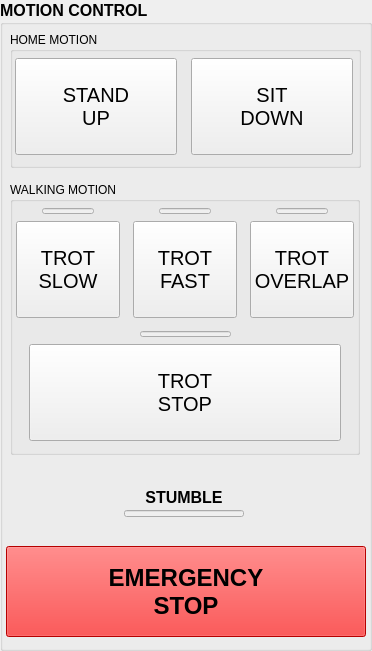
   <widget class="QGroupBox" name="GB_CONTROL_BT">
    <property name="geometry">
     <rect>
      <x>10</x>
      <y>100</y>
      <width>372</width>
      <height>651</height>
     </rect>
    </property>
    <property name="font">
     <font>
      <pointsize>12</pointsize>
      <weight>75</weight>
      <italic>false</italic>
      <bold>true</bold>
     </font>
    </property>
    <property name="title">
     <string>MOTION CONTROL</string>
    </property>
    <widget class="QGroupBox" name="GB_HOME_MOTION">
     <property name="geometry">
      <rect>
       <x>10</x>
       <y>32</y>
       <width>351</width>
       <height>136</height>
      </rect>
     </property>
     <property name="font">
      <font>
       <pointsize>9</pointsize>
       <weight>50</weight>
       <italic>false</italic>
       <bold>false</bold>
       <underline>false</underline>
      </font>
     </property>
     <property name="title">
      <string>HOME MOTION</string>
     </property>
     <widget class="QPushButton" name="BT_SIT_DOWN">
      <property name="geometry">
       <rect>
        <x>181</x>
        <y>26</y>
        <width>162</width>
        <height>97</height>
       </rect>
      </property>
      <property name="font">
       <font>
        <pointsize>15</pointsize>
        <weight>50</weight>
        <italic>false</italic>
        <bold>false</bold>
        <underline>false</underline>
       </font>
      </property>
      <property name="text">
       <string>SIT
DOWN</string>
      </property>
     </widget>
     <widget class="QPushButton" name="BT_STAND_UP">
      <property name="geometry">
       <rect>
        <x>5</x>
        <y>26</y>
        <width>162</width>
        <height>97</height>
       </rect>
      </property>
      <property name="font">
       <font>
        <pointsize>15</pointsize>
        <weight>50</weight>
        <italic>false</italic>
        <bold>false</bold>
        <underline>false</underline>
       </font>
      </property>
      <property name="text">
       <string>STAND
UP</string>
      </property>
     </widget>
    </widget>
    <widget class="QGroupBox" name="GB_TROT_MODE">
     <property name="geometry">
      <rect>
       <x>10</x>
       <y>182</y>
       <width>350</width>
       <height>273</height>
      </rect>
     </property>
     <property name="font">
      <font>
       <pointsize>9</pointsize>
       <weight>50</weight>
       <italic>false</italic>
       <bold>false</bold>
       <underline>false</underline>
      </font>
     </property>
     <property name="title">
      <string>WALKING MOTION</string>
     </property>
     <widget class="QLineEdit" name="LE_TROT_OVERLAP">
      <property name="enabled">
       <bool>false</bool>
      </property>
      <property name="geometry">
       <rect>
        <x>266</x>
        <y>26</y>
        <width>52</width>
        <height>6</height>
       </rect>
      </property>
      <property name="mouseTracking">
       <bool>false</bool>
      </property>
      <property name="text">
       <string notr="true"/>
      </property>
     </widget>
     <widget class="QPushButton" name="BT_TROT_SLOW">
      <property name="geometry">
       <rect>
        <x>6</x>
        <y>39</y>
        <width>104</width>
        <height>97</height>
       </rect>
      </property>
      <property name="sizePolicy">
       <sizepolicy hsizetype="Minimum" vsizetype="Minimum">
        <horstretch>0</horstretch>
        <verstretch>0</verstretch>
       </sizepolicy>
      </property>
      <property name="font">
       <font>
        <pointsize>15</pointsize>
        <weight>50</weight>
        <italic>false</italic>
        <bold>false</bold>
        <underline>false</underline>
       </font>
      </property>
      <property name="text">
       <string>TROT
SLOW</string>
      </property>
     </widget>
     <widget class="QLineEdit" name="LE_TROT_FAST">
      <property name="enabled">
       <bool>false</bool>
      </property>
      <property name="geometry">
       <rect>
        <x>149</x>
        <y>26</y>
        <width>52</width>
        <height>6</height>
       </rect>
      </property>
      <property name="mouseTracking">
       <bool>false</bool>
      </property>
      <property name="text">
       <string/>
      </property>
     </widget>
     <widget class="QLineEdit" name="LE_TROT_SLOW">
      <property name="enabled">
       <bool>false</bool>
      </property>
      <property name="geometry">
       <rect>
        <x>32</x>
        <y>26</y>
        <width>52</width>
        <height>6</height>
       </rect>
      </property>
      <property name="mouseTracking">
       <bool>false</bool>
      </property>
      <property name="text">
       <string/>
      </property>
     </widget>
     <widget class="QPushButton" name="BT_TROT_FAST">
      <property name="geometry">
       <rect>
        <x>123</x>
        <y>39</y>
        <width>104</width>
        <height>97</height>
       </rect>
      </property>
      <property name="sizePolicy">
       <sizepolicy hsizetype="Minimum" vsizetype="Minimum">
        <horstretch>0</horstretch>
        <verstretch>0</verstretch>
       </sizepolicy>
      </property>
      <property name="font">
       <font>
        <pointsize>15</pointsize>
        <weight>50</weight>
        <italic>false</italic>
        <bold>false</bold>
        <underline>false</underline>
       </font>
      </property>
      <property name="text">
       <string>TROT
FAST</string>
      </property>
     </widget>
     <widget class="QPushButton" name="BT_TROT_OVERLAP">
      <property name="geometry">
       <rect>
        <x>240</x>
        <y>39</y>
        <width>104</width>
        <height>97</height>
       </rect>
      </property>
      <property name="sizePolicy">
       <sizepolicy hsizetype="Minimum" vsizetype="Minimum">
        <horstretch>0</horstretch>
        <verstretch>0</verstretch>
       </sizepolicy>
      </property>
      <property name="font">
       <font>
        <pointsize>15</pointsize>
        <weight>50</weight>
        <italic>false</italic>
        <bold>false</bold>
        <underline>false</underline>
       </font>
      </property>
      <property name="text">
       <string>TROT
OVERLAP</string>
      </property>
     </widget>
     <widget class="QPushButton" name="BT_TROT_STOP">
      <property name="geometry">
       <rect>
        <x>19</x>
        <y>162</y>
        <width>312</width>
        <height>97</height>
       </rect>
      </property>
      <property name="font">
       <font>
        <pointsize>15</pointsize>
        <weight>50</weight>
        <italic>false</italic>
        <bold>false</bold>
        <underline>false</underline>
        <strikeout>false</strikeout>
       </font>
      </property>
      <property name="text">
       <string>TROT
STOP</string>
      </property>
     </widget>
     <widget class="QLineEdit" name="LE_TROT_STOP">
      <property name="enabled">
       <bool>false</bool>
      </property>
      <property name="geometry">
       <rect>
        <x>130</x>
        <y>149</y>
        <width>91</width>
        <height>6</height>
       </rect>
      </property>
      <property name="mouseTracking">
       <bool>false</bool>
      </property>
      <property name="text">
       <string/>
      </property>
     </widget>
    </widget>
    <widget class="QPushButton" name="BT_E_STOP">
     <property name="geometry">
      <rect>
       <x>6</x>
       <y>546</y>
       <width>360</width>
       <height>91</height>
      </rect>
     </property>
     <property name="palette">
      <palette>
       <active>
        <colorrole role="WindowText">
         <brush brushstyle="SolidPattern">
          <color alpha="255">
           <red>0</red>
           <green>0</green>
           <blue>0</blue>
          </color>
         </brush>
        </colorrole>
        <colorrole role="Button">
         <brush brushstyle="SolidPattern">
          <color alpha="255">
           <red>255</red>
           <green>0</green>
           <blue>0</blue>
          </color>
         </brush>
        </colorrole>
        <colorrole role="Light">
         <brush brushstyle="SolidPattern">
          <color alpha="255">
           <red>255</red>
           <green>127</green>
           <blue>127</blue>
          </color>
         </brush>
        </colorrole>
        <colorrole role="Midlight">
         <brush brushstyle="SolidPattern">
          <color alpha="255">
           <red>255</red>
           <green>63</green>
           <blue>63</blue>
          </color>
         </brush>
        </colorrole>
        <colorrole role="Dark">
         <brush brushstyle="SolidPattern">
          <color alpha="255">
           <red>127</red>
           <green>0</green>
           <blue>0</blue>
          </color>
         </brush>
        </colorrole>
        <colorrole role="Mid">
         <brush brushstyle="SolidPattern">
          <color alpha="255">
           <red>170</red>
           <green>0</green>
           <blue>0</blue>
          </color>
         </brush>
        </colorrole>
        <colorrole role="Text">
         <brush brushstyle="SolidPattern">
          <color alpha="255">
           <red>0</red>
           <green>0</green>
           <blue>0</blue>
          </color>
         </brush>
        </colorrole>
        <colorrole role="ButtonText">
         <brush brushstyle="SolidPattern">
          <color alpha="255">
           <red>0</red>
           <green>0</green>
           <blue>0</blue>
          </color>
         </brush>
        </colorrole>
        <colorrole role="Base">
         <brush brushstyle="SolidPattern">
          <color alpha="255">
           <red>255</red>
           <green>255</green>
           <blue>255</blue>
          </color>
         </brush>
        </colorrole>
        <colorrole role="Window">
         <brush brushstyle="SolidPattern">
          <color alpha="255">
           <red>255</red>
           <green>0</green>
           <blue>0</blue>
          </color>
         </brush>
        </colorrole>
        <colorrole role="Shadow">
         <brush brushstyle="SolidPattern">
          <color alpha="255">
           <red>0</red>
           <green>0</green>
           <blue>0</blue>
          </color>
         </brush>
        </colorrole>
        <colorrole role="Highlight">
         <brush brushstyle="SolidPattern">
          <color alpha="255">
           <red>165</red>
           <green>205</green>
           <blue>255</blue>
          </color>
         </brush>
        </colorrole>
        <colorrole role="HighlightedText">
         <brush brushstyle="SolidPattern">
          <color alpha="255">
           <red>0</red>
           <green>0</green>
           <blue>0</blue>
          </color>
         </brush>
        </colorrole>
        <colorrole role="Link">
         <brush brushstyle="SolidPattern">
          <color alpha="255">
           <red>9</red>
           <green>79</green>
           <blue>209</blue>
          </color>
         </brush>
        </colorrole>
        <colorrole role="PlaceholderText">
         <brush brushstyle="SolidPattern">
          <color alpha="128">
           <red>0</red>
           <green>0</green>
           <blue>0</blue>
          </color>
         </brush>
        </colorrole>
       </active>
       <inactive>
        <colorrole role="WindowText">
         <brush brushstyle="SolidPattern">
          <color alpha="255">
           <red>0</red>
           <green>0</green>
           <blue>0</blue>
          </color>
         </brush>
        </colorrole>
        <colorrole role="Button">
         <brush brushstyle="SolidPattern">
          <color alpha="255">
           <red>255</red>
           <green>0</green>
           <blue>0</blue>
          </color>
         </brush>
        </colorrole>
        <colorrole role="Light">
         <brush brushstyle="SolidPattern">
          <color alpha="255">
           <red>255</red>
           <green>127</green>
           <blue>127</blue>
          </color>
         </brush>
        </colorrole>
        <colorrole role="Midlight">
         <brush brushstyle="SolidPattern">
          <color alpha="255">
           <red>255</red>
           <green>63</green>
           <blue>63</blue>
          </color>
         </brush>
        </colorrole>
        <colorrole role="Dark">
         <brush brushstyle="SolidPattern">
          <color alpha="255">
           <red>127</red>
           <green>0</green>
           <blue>0</blue>
          </color>
         </brush>
        </colorrole>
        <colorrole role="Mid">
         <brush brushstyle="SolidPattern">
          <color alpha="255">
           <red>170</red>
           <green>0</green>
           <blue>0</blue>
          </color>
         </brush>
        </colorrole>
        <colorrole role="Text">
         <brush brushstyle="SolidPattern">
          <color alpha="255">
           <red>0</red>
           <green>0</green>
           <blue>0</blue>
          </color>
         </brush>
        </colorrole>
        <colorrole role="ButtonText">
         <brush brushstyle="SolidPattern">
          <color alpha="255">
           <red>0</red>
           <green>0</green>
           <blue>0</blue>
          </color>
         </brush>
        </colorrole>
        <colorrole role="Base">
         <brush brushstyle="SolidPattern">
          <color alpha="255">
           <red>255</red>
           <green>255</green>
           <blue>255</blue>
          </color>
         </brush>
        </colorrole>
        <colorrole role="Window">
         <brush brushstyle="SolidPattern">
          <color alpha="255">
           <red>255</red>
           <green>0</green>
           <blue>0</blue>
          </color>
         </brush>
        </colorrole>
        <colorrole role="Shadow">
         <brush brushstyle="SolidPattern">
          <color alpha="255">
           <red>0</red>
           <green>0</green>
           <blue>0</blue>
          </color>
         </brush>
        </colorrole>
        <colorrole role="Highlight">
         <brush brushstyle="SolidPattern">
          <color alpha="255">
           <red>165</red>
           <green>205</green>
           <blue>255</blue>
          </color>
         </brush>
        </colorrole>
        <colorrole role="HighlightedText">
         <brush brushstyle="SolidPattern">
          <color alpha="255">
           <red>0</red>
           <green>0</green>
           <blue>0</blue>
          </color>
         </brush>
        </colorrole>
        <colorrole role="Link">
         <brush brushstyle="SolidPattern">
          <color alpha="255">
           <red>9</red>
           <green>79</green>
           <blue>209</blue>
          </color>
         </brush>
        </colorrole>
        <colorrole role="PlaceholderText">
         <brush brushstyle="SolidPattern">
          <color alpha="128">
           <red>0</red>
           <green>0</green>
           <blue>0</blue>
          </color>
         </brush>
        </colorrole>
       </inactive>
       <disabled>
        <colorrole role="WindowText">
         <brush brushstyle="SolidPattern">
          <color alpha="255">
           <red>127</red>
           <green>0</green>
           <blue>0</blue>
          </color>
         </brush>
        </colorrole>
        <colorrole role="Button">
         <brush brushstyle="SolidPattern">
          <color alpha="255">
           <red>255</red>
           <green>0</green>
           <blue>0</blue>
          </color>
         </brush>
        </colorrole>
        <colorrole role="Light">
         <brush brushstyle="SolidPattern">
          <color alpha="255">
           <red>255</red>
           <green>127</green>
           <blue>127</blue>
          </color>
         </brush>
        </colorrole>
        <colorrole role="Midlight">
         <brush brushstyle="SolidPattern">
          <color alpha="255">
           <red>255</red>
           <green>63</green>
           <blue>63</blue>
          </color>
         </brush>
        </colorrole>
        <colorrole role="Dark">
         <brush brushstyle="SolidPattern">
          <color alpha="255">
           <red>127</red>
           <green>0</green>
           <blue>0</blue>
          </color>
         </brush>
        </colorrole>
        <colorrole role="Mid">
         <brush brushstyle="SolidPattern">
          <color alpha="255">
           <red>170</red>
           <green>0</green>
           <blue>0</blue>
          </color>
         </brush>
        </colorrole>
        <colorrole role="Text">
         <brush brushstyle="SolidPattern">
          <color alpha="255">
           <red>127</red>
           <green>0</green>
           <blue>0</blue>
          </color>
         </brush>
        </colorrole>
        <colorrole role="ButtonText">
         <brush brushstyle="SolidPattern">
          <color alpha="255">
           <red>127</red>
           <green>0</green>
           <blue>0</blue>
          </color>
         </brush>
        </colorrole>
        <colorrole role="Base">
         <brush brushstyle="SolidPattern">
          <color alpha="255">
           <red>255</red>
           <green>0</green>
           <blue>0</blue>
          </color>
         </brush>
        </colorrole>
        <colorrole role="Window">
         <brush brushstyle="SolidPattern">
          <color alpha="255">
           <red>255</red>
           <green>0</green>
           <blue>0</blue>
          </color>
         </brush>
        </colorrole>
        <colorrole role="Shadow">
         <brush brushstyle="SolidPattern">
          <color alpha="255">
           <red>0</red>
           <green>0</green>
           <blue>0</blue>
          </color>
         </brush>
        </colorrole>
        <colorrole role="Highlight">
         <brush brushstyle="SolidPattern">
          <color alpha="255">
           <red>145</red>
           <green>145</green>
           <blue>145</blue>
          </color>
         </brush>
        </colorrole>
        <colorrole role="HighlightedText">
         <brush brushstyle="SolidPattern">
          <color alpha="255">
           <red>0</red>
           <green>0</green>
           <blue>0</blue>
          </color>
         </brush>
        </colorrole>
        <colorrole role="Link">
         <brush brushstyle="SolidPattern">
          <color alpha="255">
           <red>9</red>
           <green>79</green>
           <blue>209</blue>
          </color>
         </brush>
        </colorrole>
        <colorrole role="PlaceholderText">
         <brush brushstyle="SolidPattern">
          <color alpha="128">
           <red>0</red>
           <green>0</green>
           <blue>0</blue>
          </color>
         </brush>
        </colorrole>
       </disabled>
      </palette>
     </property>
     <property name="font">
      <font>
       <pointsize>18</pointsize>
       <weight>75</weight>
       <italic>false</italic>
       <bold>true</bold>
       <underline>false</underline>
       <strikeout>false</strikeout>
      </font>
     </property>
     <property name="text">
      <string>EMERGENCY
STOP</string>
     </property>
    </widget>
    <widget class="QLineEdit" name="LE_STUMBLE">
     <property name="enabled">
      <bool>false</bool>
     </property>
     <property name="geometry">
      <rect>
       <x>124</x>
       <y>510</y>
       <width>120</width>
       <height>7</height>
      </rect>
     </property>
     <property name="mouseTracking">
      <bool>false</bool>
     </property>
     <property name="text">
      <string/>
     </property>
    </widget>
    <widget class="QLabel" name="L_STUMBLE">
     <property name="geometry">
      <rect>
       <x>124</x>
       <y>488</y>
       <width>120</width>
       <height>19</height>
      </rect>
     </property>
     <property name="text">
      <string>STUMBLE</string>
     </property>
     <property name="alignment">
      <set>Qt::AlignCenter</set>
     </property>
    </widget>
   </widget>
